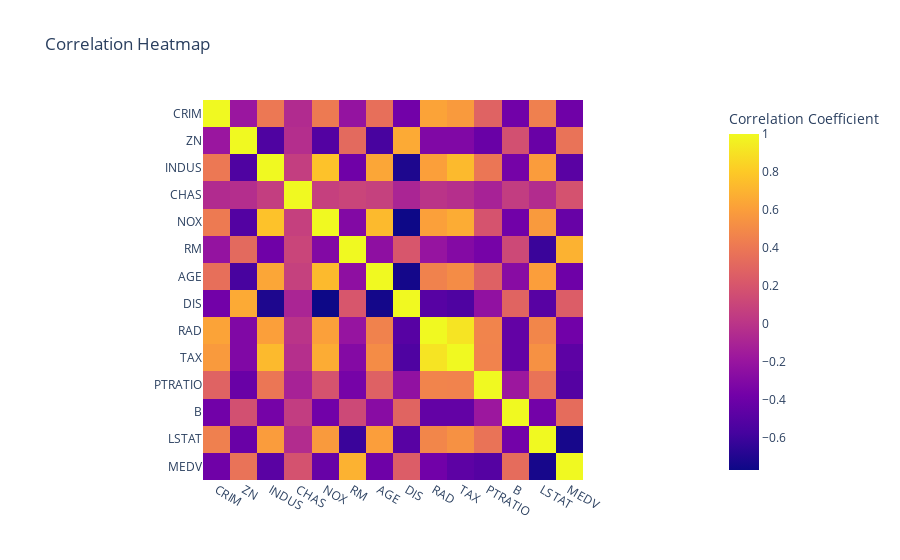

Notebook code for this chart:
### Code cell
fig = px.imshow(housing_dataset.corr(), title='Correlation Heatmap',
                labels=dict(color='Correlation Coefficient'))
fig.show()

### Figure 1 — Plotly figure (JSON) as saved in the notebook; plotly's stock layout.template omitted (floating-point values rounded to 4 significant figures; data arrays with more than 128 entries replaced by an {"elided": "..."} marker saying what was removed)
{"data": [{"coloraxis": "coloraxis", "hovertemplate": "x: %{x}<br>y: %{y}<br>Correlation Coefficient: %{z}<extra></extra>", "name": "0", "type": "heatmap", "x": ["CRIM", "ZN", "INDUS", "CHAS", "NOX", "RM", "AGE", "DIS", "RAD", "TAX", "PTRATIO", "B", "LSTAT", "MEDV"], "xaxis": "x", "y": ["CRIM", "ZN", "INDUS", "CHAS", "NOX", "RM", "AGE", "DIS", "RAD", "TAX", "PTRATIO", "B", "LSTAT", "MEDV"], "yaxis": "y", "z": {"elided": "14x14 float values"}}], "layout": {"coloraxis": {"colorbar": {"title": {"text": "Correlation Coefficient"}}, "colorscale": [[0, "#0d0887"], [0.1111, "#46039f"], [0.2222, "#7201a8"], [0.3333, "#9c179e"], [0.4444, "#bd3786"], [0.5556, "#d8576b"], [0.6667, "#ed7953"], [0.7778, "#fb9f3a"], [0.8889, "#fdca26"], [1, "#f0f921"]]}, "title": {"text": "Correlation Heatmap"}, "xaxis": {"anchor": "y", "constrain": "domain", "domain": [0, 1], "scaleanchor": "y"}, "yaxis": {"anchor": "x", "autorange": "reversed", "constrain": "domain", "domain": [0, 1]}}}
